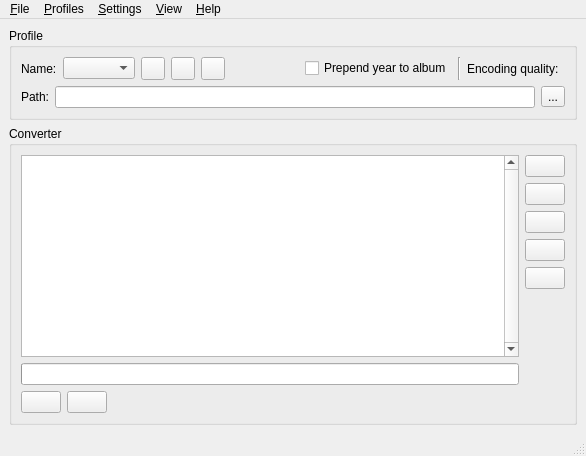
<?xml version="1.0" encoding="UTF-8"?>
<ui version="4.0">
 <class>MainWindow</class>
 <widget class="QMainWindow" name="MainWindow">
  <property name="geometry">
   <rect>
    <x>0</x>
    <y>0</y>
    <width>586</width>
    <height>456</height>
   </rect>
  </property>
  <property name="acceptDrops">
   <bool>true</bool>
  </property>
  <widget class="QWidget" name="centralWidget">
   <layout class="QVBoxLayout" name="verticalLayout_5">
    <item>
     <widget class="QGroupBox" name="profileGroupBox">
      <property name="title">
       <string>Profile</string>
      </property>
      <layout class="QVBoxLayout" name="verticalLayout_2">
       <item>
        <layout class="QHBoxLayout" name="horizontalLayout_4">
         <item>
          <widget class="QWidget" name="profileComboBoxWidget" native="true">
           <layout class="QHBoxLayout" name="horizontalLayout_3">
            <property name="margin">
             <number>0</number>
            </property>
            <item>
             <widget class="QLabel" name="profileNameStaticLabel">
              <property name="text">
               <string>Name:</string>
              </property>
             </widget>
            </item>
            <item>
             <widget class="QComboBox" name="profileComboBox">
              <property name="sizePolicy">
               <sizepolicy hsizetype="MinimumExpanding" vsizetype="Fixed">
                <horstretch>0</horstretch>
                <verstretch>0</verstretch>
               </sizepolicy>
              </property>
             </widget>
            </item>
           </layout>
          </widget>
         </item>
         <item>
          <widget class="QToolButton" name="addProfileButton"/>
         </item>
         <item>
          <widget class="QToolButton" name="removeProfileButton"/>
         </item>
         <item>
          <widget class="QToolButton" name="renameProfileButton"/>
         </item>
         <item>
          <spacer name="horizontalSpacer">
           <property name="orientation">
            <enum>Qt::Horizontal</enum>
           </property>
           <property name="sizeHint" stdset="0">
            <size>
             <width>40</width>
             <height>20</height>
            </size>
           </property>
          </spacer>
         </item>
         <item>
          <widget class="QCheckBox" name="profilePrependYearToAlbumCheckBox">
           <property name="text">
            <string>Prepend year to album</string>
           </property>
          </widget>
         </item>
         <item>
          <widget class="Line" name="line">
           <property name="orientation">
            <enum>Qt::Vertical</enum>
           </property>
          </widget>
         </item>
         <item>
          <widget class="QLabel" name="encodingQualityStaticLabel">
           <property name="text">
            <string>Encoding quality:</string>
           </property>
          </widget>
         </item>
         <item>
          <widget class="Fogg::EncodingQualityWidget" name="profileQualityWidget" native="true"/>
         </item>
        </layout>
       </item>
       <item>
        <layout class="QHBoxLayout" name="horizontalLayout">
         <item>
          <widget class="QLabel" name="profilePathStaticLabel">
           <property name="text">
            <string>Path:</string>
           </property>
          </widget>
         </item>
         <item>
          <widget class="QLineEdit" name="profilePathLineEdit"/>
         </item>
         <item>
          <widget class="QToolButton" name="profilePathBrowseButton">
           <property name="text">
            <string>...</string>
           </property>
          </widget>
         </item>
        </layout>
       </item>
      </layout>
     </widget>
    </item>
    <item>
     <widget class="QGroupBox" name="groupBox">
      <property name="title">
       <string>Converter</string>
      </property>
      <layout class="QVBoxLayout" name="verticalLayout_4">
       <item>
        <layout class="QHBoxLayout" name="horizontalLayout_2">
         <item>
          <layout class="QVBoxLayout" name="verticalLayout_3">
           <item>
            <widget class="QTreeView" name="jobView">
             <property name="verticalScrollBarPolicy">
              <enum>Qt::ScrollBarAlwaysOn</enum>
             </property>
            </widget>
           </item>
           <item>
            <widget class="QProgressBar" name="totalProgressBar"/>
           </item>
          </layout>
         </item>
         <item>
          <layout class="QVBoxLayout" name="verticalLayout">
           <item>
            <widget class="QPushButton" name="addFilesButton"/>
           </item>
           <item>
            <widget class="QPushButton" name="addDirectoryButton"/>
           </item>
           <item>
            <widget class="QPushButton" name="removeSelectedButton"/>
           </item>
           <item>
            <widget class="QPushButton" name="removeAllButton"/>
           </item>
           <item>
            <widget class="QPushButton" name="unmarkButton"/>
           </item>
           <item>
            <spacer name="verticalSpacer">
             <property name="orientation">
              <enum>Qt::Vertical</enum>
             </property>
             <property name="sizeHint" stdset="0">
              <size>
               <width>20</width>
               <height>40</height>
              </size>
             </property>
            </spacer>
           </item>
          </layout>
         </item>
        </layout>
       </item>
       <item>
        <layout class="QHBoxLayout" name="jobBottomButtonsLayout">
         <item>
          <widget class="QPushButton" name="startConversionButton"/>
         </item>
         <item>
          <widget class="QPushButton" name="stopConversionButton"/>
         </item>
         <item>
          <spacer name="horizontalSpacer_2">
           <property name="orientation">
            <enum>Qt::Horizontal</enum>
           </property>
           <property name="sizeHint" stdset="0">
            <size>
             <width>40</width>
             <height>20</height>
            </size>
           </property>
          </spacer>
         </item>
        </layout>
       </item>
      </layout>
     </widget>
    </item>
   </layout>
  </widget>
  <widget class="QStatusBar" name="statusBar"/>
  <widget class="QMenuBar" name="menuBar">
   <property name="geometry">
    <rect>
     <x>0</x>
     <y>0</y>
     <width>586</width>
     <height>21</height>
    </rect>
   </property>
   <widget class="QMenu" name="menuFile">
    <property name="title">
     <string>&amp;File</string>
    </property>
    <addaction name="actionAddFiles"/>
    <addaction name="actionAddDirectory"/>
    <addaction name="separator"/>
    <addaction name="actionStartConversion"/>
    <addaction name="actionStopConversion"/>
    <addaction name="separator"/>
    <addaction name="actionRemoveSelected"/>
    <addaction name="actionRemoveAll"/>
    <addaction name="actionUnmark"/>
    <addaction name="separator"/>
    <addaction name="actionQuit"/>
   </widget>
   <widget class="QMenu" name="menuSettings">
    <property name="title">
     <string>&amp;Settings</string>
    </property>
    <addaction name="actionPreferences"/>
   </widget>
   <widget class="QMenu" name="menuHelp">
    <property name="title">
     <string>&amp;Help</string>
    </property>
    <addaction name="actionDonate"/>
    <addaction name="actionAbout"/>
   </widget>
   <widget class="QMenu" name="menuView">
    <property name="title">
     <string>&amp;View</string>
    </property>
    <addaction name="actionStayOnTop"/>
    <addaction name="separator"/>
    <addaction name="actionExpandAll"/>
    <addaction name="actionCollapseAll"/>
   </widget>
   <widget class="QMenu" name="menuProfile">
    <property name="title">
     <string>&amp;Profiles</string>
    </property>
    <addaction name="actionAddProfile"/>
    <addaction name="actionRemoveProfile"/>
    <addaction name="actionRenameProfile"/>
   </widget>
   <addaction name="menuFile"/>
   <addaction name="menuProfile"/>
   <addaction name="menuSettings"/>
   <addaction name="menuView"/>
   <addaction name="menuHelp"/>
  </widget>
  <action name="actionQuit">
   <property name="text">
    <string>&amp;Quit</string>
   </property>
   <property name="shortcut">
    <string>Ctrl+Q</string>
   </property>
  </action>
  <action name="actionPreferences">
   <property name="icon">
    <iconset resource="../res/fogg.qrc">
     <normaloff>:/icons/preferences.png</normaloff>:/icons/preferences.png</iconset>
   </property>
   <property name="text">
    <string>&amp;Preferences...</string>
   </property>
   <property name="toolTip">
    <string>Open application preferences.</string>
   </property>
  </action>
  <action name="actionAddFiles">
   <property name="text">
    <string>Add &amp;Files...</string>
   </property>
   <property name="toolTip">
    <string>Add media files to convert.</string>
   </property>
  </action>
  <action name="actionAddDirectory">
   <property name="text">
    <string>Add &amp;Directory...</string>
   </property>
   <property name="toolTip">
    <string>Add directory with media files to convert.</string>
   </property>
  </action>
  <action name="actionAbout">
   <property name="icon">
    <iconset resource="../res/fogg.qrc">
     <normaloff>:/icons/information.png</normaloff>:/icons/information.png</iconset>
   </property>
   <property name="text">
    <string>&amp;About...</string>
   </property>
  </action>
  <action name="actionDonate">
   <property name="icon">
    <iconset resource="../res/fogg.qrc">
     <normaloff>:/icons/coin.png</normaloff>:/icons/coin.png</iconset>
   </property>
   <property name="text">
    <string>&amp;Donate...</string>
   </property>
   <property name="toolTip">
    <string>Make donation.</string>
   </property>
  </action>
  <action name="actionRemoveSelected">
   <property name="text">
    <string>Remove Selected</string>
   </property>
  </action>
  <action name="actionStayOnTop">
   <property name="checkable">
    <bool>true</bool>
   </property>
   <property name="text">
    <string>Stay on &amp;top</string>
   </property>
  </action>
  <action name="actionExpandAll">
   <property name="text">
    <string>E&amp;xpand all</string>
   </property>
   <property name="toolTip">
    <string>Expand all folders in Converter file view.</string>
   </property>
  </action>
  <action name="actionCollapseAll">
   <property name="text">
    <string>&amp;Collapse all</string>
   </property>
   <property name="toolTip">
    <string>Collapse all folders in Converter file view.</string>
   </property>
  </action>
  <action name="actionStartConversion">
   <property name="icon">
    <iconset resource="../res/fogg.qrc">
     <normaloff>:/icons/start.png</normaloff>:/icons/start.png</iconset>
   </property>
   <property name="text">
    <string>&amp;Start</string>
   </property>
   <property name="toolTip">
    <string>Start conversion.</string>
   </property>
   <property name="shortcut">
    <string>Ctrl+S</string>
   </property>
  </action>
  <action name="actionUnmark">
   <property name="text">
    <string>&amp;Unmark</string>
   </property>
   <property name="toolTip">
    <string>Mark all files to repeat conversion.</string>
   </property>
  </action>
  <action name="actionRemoveAll">
   <property name="text">
    <string>Remove all</string>
   </property>
   <property name="toolTip">
    <string>Clear file list.</string>
   </property>
  </action>
  <action name="actionStopConversion">
   <property name="icon">
    <iconset resource="../res/fogg.qrc">
     <normaloff>:/icons/stop.png</normaloff>:/icons/stop.png</iconset>
   </property>
   <property name="text">
    <string>S&amp;top</string>
   </property>
   <property name="toolTip">
    <string>Stop conversion.</string>
   </property>
  </action>
  <action name="actionAddProfile">
   <property name="icon">
    <iconset resource="../res/fogg.qrc">
     <normaloff>:/icons/plus.png</normaloff>:/icons/plus.png</iconset>
   </property>
   <property name="text">
    <string>&amp;Add Profile...</string>
   </property>
   <property name="toolTip">
    <string>Create new profile.</string>
   </property>
  </action>
  <action name="actionRemoveProfile">
   <property name="icon">
    <iconset resource="../res/fogg.qrc">
     <normaloff>:/icons/minus.png</normaloff>:/icons/minus.png</iconset>
   </property>
   <property name="text">
    <string>&amp;Remove Profile...</string>
   </property>
   <property name="toolTip">
    <string>Remove current profile.</string>
   </property>
  </action>
  <action name="actionRenameProfile">
   <property name="icon">
    <iconset resource="../res/fogg.qrc">
     <normaloff>:/icons/edit.png</normaloff>:/icons/edit.png</iconset>
   </property>
   <property name="text">
    <string>Re&amp;name Profile...</string>
   </property>
   <property name="toolTip">
    <string>Rename current profile.</string>
   </property>
  </action>
 </widget>
 <customwidgets>
  <customwidget>
   <class>Fogg::EncodingQualityWidget</class>
   <extends>QWidget</extends>
   <header>EncodingQualityWidget.h</header>
   <container>1</container>
  </customwidget>
 </customwidgets>
 <resources>
  <include location="../res/fogg.qrc"/>
 </resources>
 <connections/>
</ui>
